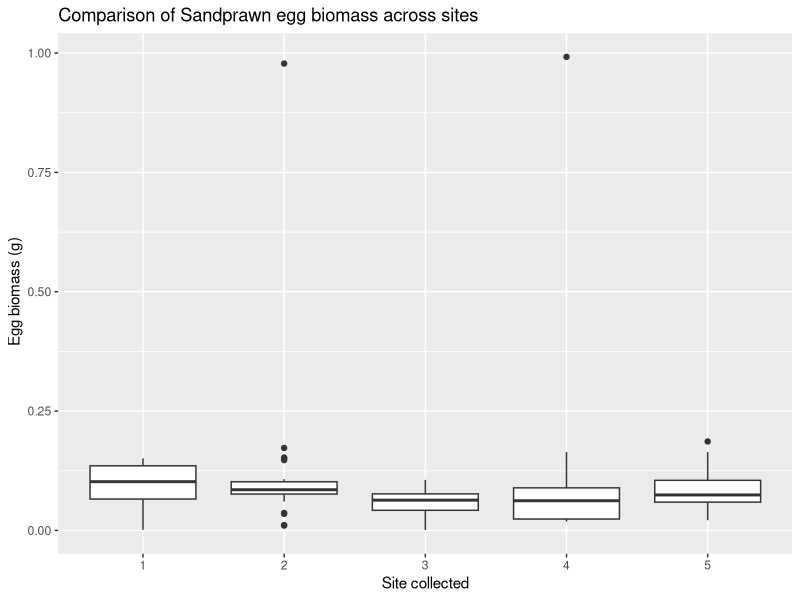
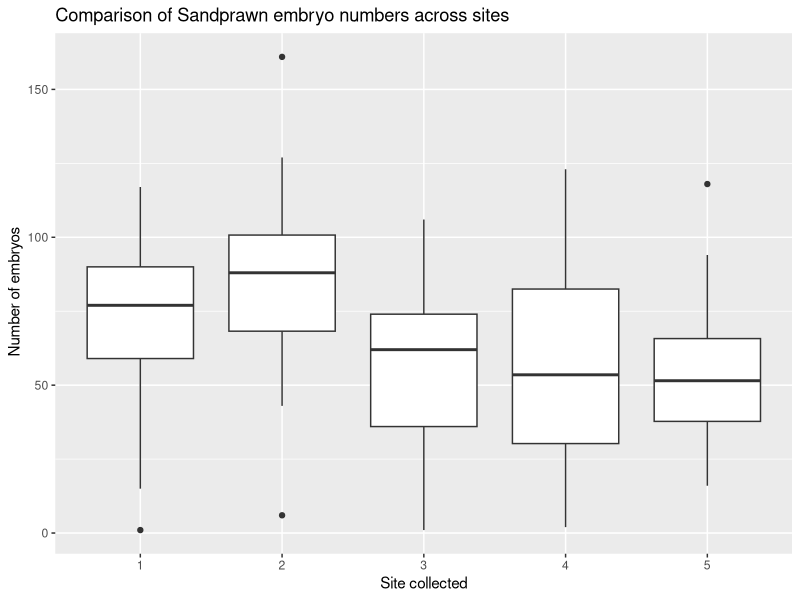

These figures' R source, in order:
## ---- chunk 1
library(readxl)
rawdata <- read_excel("Ella sandprawn data.xlsx")
head(rawdata)
tail(rawdata)
## ---- chunk 2
spdata <- rawdata[, c(3, 10, 11)]
head(spdata)
str(spdata)
## ---- chunk 3
library(tidyverse)
spdata <- spdata %>% mutate(Site= as.factor(Site))
str(spdata)
## ---- chunk 4
clean_spdata <- spdata %>% filter(`Egg biomass (g)` > 0)
head(clean_spdata)
summary(clean_spdata)
## ---- chunk 5
library(ggplot2)
ggplot(data = clean_spdata, aes(x = Site, y = `Egg biomass (g)`)) + geom_boxplot() + labs(title = "Comparison of Sandprawn egg biomass across sites", x = "Site collected", y = " Egg biomass (g)")
## ---- chunk 6
ggplot(data = clean_spdata, aes(x = Site, y = `No. of embryos`)) + geom_boxplot() + labs(title = "Comparison of Sandprawn embryo numbers across sites", x = "Site collected", y = " Number of embryos")
